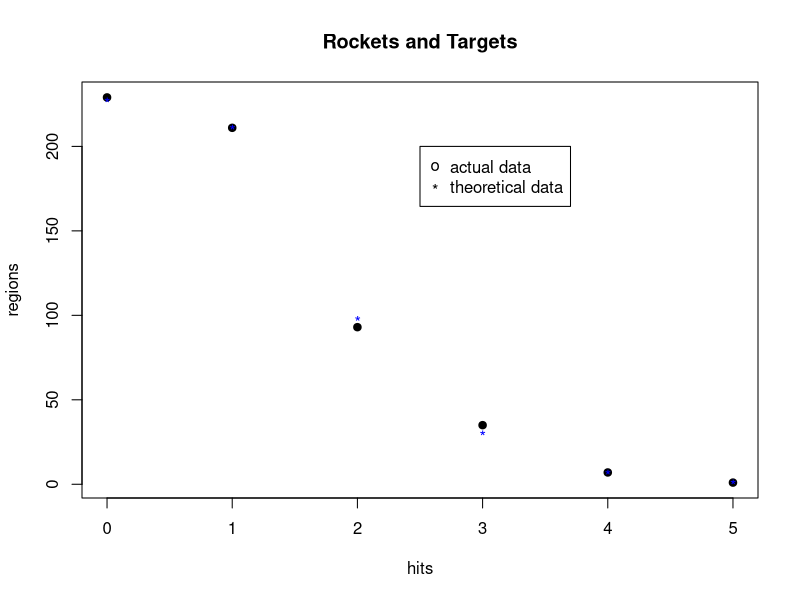

The R script that drew this image:
hits <- c(0:5)
regions <- c(229, 211, 93, 35, 7, 1)
bombs.data <- data.frame(hits, regions)

# num.bombs <- 0
# for (i in c(1:6))
#   {num.bombs <- num.bombs + hits[i] * regions[i]}

num.bombs <- sum(hits * regions)
lambda <- num.bombs / 576

# print(paste("# bombs = ", num.bombs))
# print(paste(" average # bombs / region", lambda))

poisson.pmf <- dpois(hits, lambda)
# poisson.pmf <- c()
# for (i in c(1:6)){
#     poisson.pmf[i] <- dpois(hits[i], lambda)
# }
theoretical.data <- round(576 * poisson.pmf, 2)

# bombs.data <- data.frame(hits, regions, theoretical.data)
# View(bombs.data)

result <- cbind(bombs.data, theoretical.data)
# View(result)

plot.new()

# divide the figure into subplots (1 row & 2 columns) 
# mfrow = multi-frame ROW-wise layout
# par(mfrow=c(1,2))      

plot(hits, regions, pch=19, main="Rockets and Targets")

# plot(hits, theoretical.data, pch=23)
# do not use plot() for subsequent plots 
# which will overwrite the previous plots

points(hits, theoretical.data, pch="*", col="blue")

legend(2.5, 200, 
       legend=c("actual data", "theoretical data"),
       pch=c("o", "*"),
       ncol=1)

 
# compute the distance between 2 vectors
# sum.1 <- 0
# for (i in c(1:6)){sum.1 <- sum.1 + (theoretical.data[i] - regions[i])^2}
# distance.1 <- sqrt(sum.1)
# print(distance.1)

print(sqrt(sum((theoretical.data - regions)^2)))

